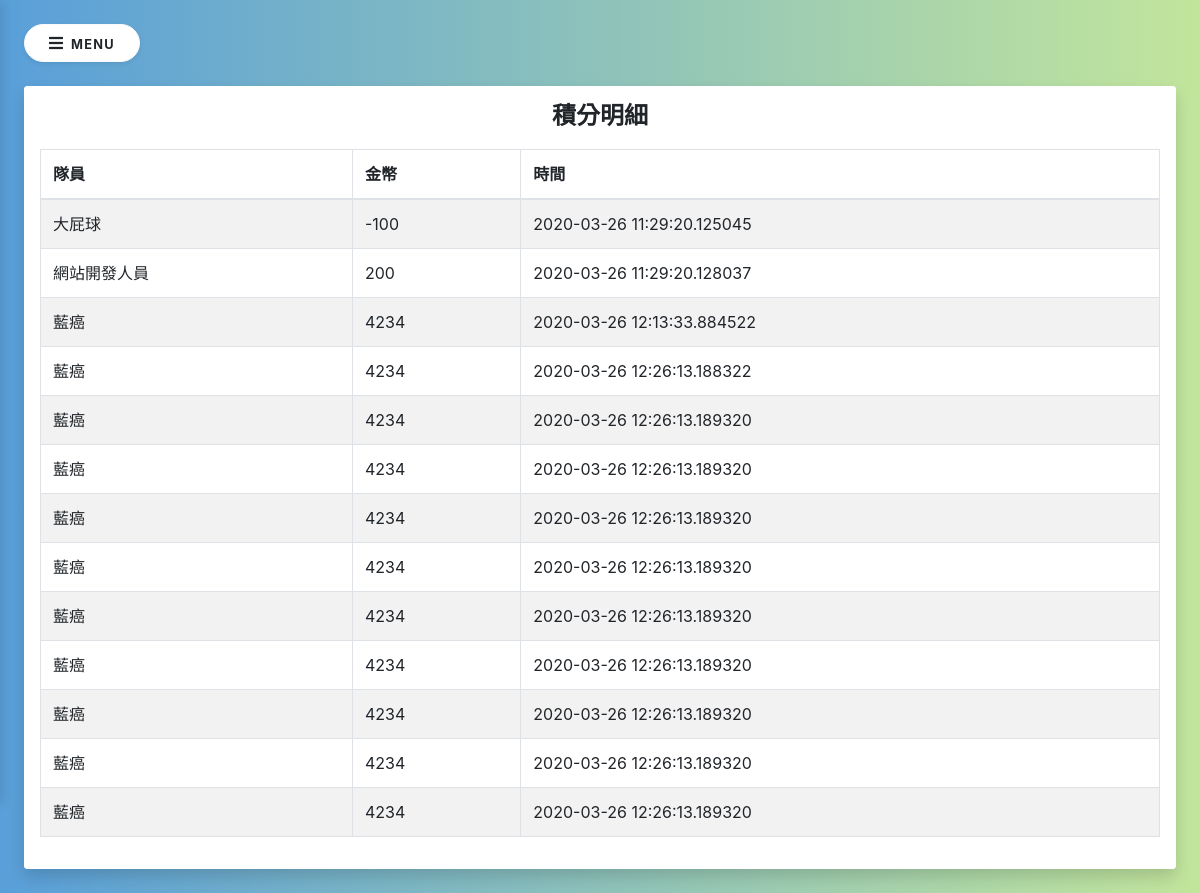
/team (signed in), run on the app's committed database.
### main/models.py (models this page shows, shortened)
class User(db.Model, UserMixin):
    id = db.Column(db.Integer, primary_key=True)
    nickname = db.Column(db.String(20), nullable=False, default='nickname')
    account = db.Column(db.String(20), unique=True, nullable=False)
    password = db.Column(db.String(40), nullable=False)
    coins = db.Column(db.Integer, nullable=False, default=0)
    event_id = db.relationship('Event', backref='events', lazy=True)
    team_id = db.Column(db.Integer, db.ForeignKey('team.id'), nullable=False)

class Event(db.Model):
    id = db.Column(db.Integer, primary_key=True)
    coins = db.Column(db.Integer, nullable=False)
    time = db.Column(db.DateTime, nullable=False, default=datetime.utcnow)
    reciever_id = db.Column(db.Integer, db.ForeignKey('user.id'), nullable=False)
    team_event_id = db.Column(db.Integer, db.ForeignKey('team.id'), nullable=False)

### main/routes.py (the view)
@app.route('/team')
def team():
    if current_user.is_authenticated:
        event_list = Event.query.filter_by(team_event_id=1).all()
        user_list = User.query.all()
        return render_template('team.html', title='積分系統', user=current_user,
                                 event_list=event_list, user_list=user_list)
    else:
        return redirect(url_for('login'))

### main/models.py (called while the page is built)
@login_manager.user_loader
def load_user(user_id):
    return User.query.get(int(user_id))

### main/templates/team.html (shortened to what this page needs)
{% extends 'layout.html' %}
{% block content %}
<div class="bg-white rounded shadow border-0">
    <div class="p-3 bg-white rounded">
        <h4 style="text-align: center; padding-bottom: 10px;"><strong>積分明細</strong></h4>
        <div class="table-responsive">
            <table id="example" style="width:100%" class="table table-striped table-bordered">
                <thead>
                    <tr>
                        <th>隊員</th>
                        <th>金幣</th>
                        <th>時間</th>
                    </tr>
                </thead>
                <tbody>
                    {% for i in event_list %}
                        <tr>
                            <td>{{ user_list[i.reciever_id-1].nickname }}</td>
                            <td>{{ i.coins }}</td>
                            <td>{{ i.time }}</td>
                        </tr>
                    {% endfor %}
                </tbody>
            </table>
        </div>
    </div>
</div>
{% endblock %}

### main/templates/layout.html (shortened to what this page needs)
<!DOCTYPE html>
<html lang="zh-tw">
    <head>
        <link rel="stylesheet" href="/static/css/style.css">
        <link rel="stylesheet" href="https://stackpath.bootstrapcdn.com/bootstrap/4.4.1/css/bootstrap.min.css">
        <link href="/static/css/all.css" rel="stylesheet">
    </head>
    <body>
        <div class="page-content p-4" style="z-index: 100;">
            <button id="sidebarShow" type="button" class="btn btn-light bg-white rounded-pill shadow-sm px-4 mb-4"><i class="fa fa-bars mr-2"></i><small class="text-uppercase font-weight-bold">Menu</small></button>
            {% block content %}
            {% endblock %}
        </div>
    </body>
</html>

### main/static/css/style.css (style rules this page uses)
.page-content { transition: all 0.4s; }
html { height: 100%; }
body { background: #599fd9; background: -webkit-linear-gradient(to right, #599fd9, #c2e59c); background: linear-gradient(to right, #599fd9, #c2e59c); height: 100vh; overflow-x: hidden; }
.text-uppercase { letter-spacing: 0.1em; }

### main/static/css/all.css (style rules this page uses)
.fa, .fas, .far, .fal, .fad, .fab { -moz-osx-font-smoothing: grayscale; -webkit-font-smoothing: antialiased; display: inline-block; font-style: normal; font-variant: normal; text-rendering: auto; line-height: 1; }
.fa-bars:before { content: "\f0c9"; }
.fa, .fas { font-family: 'Font Awesome 5 Free'; font-weight: 900; }

### data on the page
Event: coins "-100", time "2020-03-26 11:29:20.125045"
User: nickname "大屁球"
Event: coins "200", time "2020-03-26 11:29:20.128037"
User: nickname "網站開發人員"
Event: coins "4234", time "2020-03-26 12:13:33.884522"
User: nickname "藍癌"
Event: coins "4234", time "2020-03-26 12:26:13.188322"
Event: coins "4234", time "2020-03-26 12:26:13.189320"
Event: coins "4234", time "2020-03-26 12:26:13.189320"
Event: coins "4234", time "2020-03-26 12:26:13.189320"
Event: coins "4234", time "2020-03-26 12:26:13.189320"
Event: coins "4234", time "2020-03-26 12:26:13.189320"
Event: coins "4234", time "2020-03-26 12:26:13.189320"
Event: coins "4234", time "2020-03-26 12:26:13.189320"
Event: coins "4234", time "2020-03-26 12:26:13.189320"
Event: coins "4234", time "2020-03-26 12:26:13.189320"
